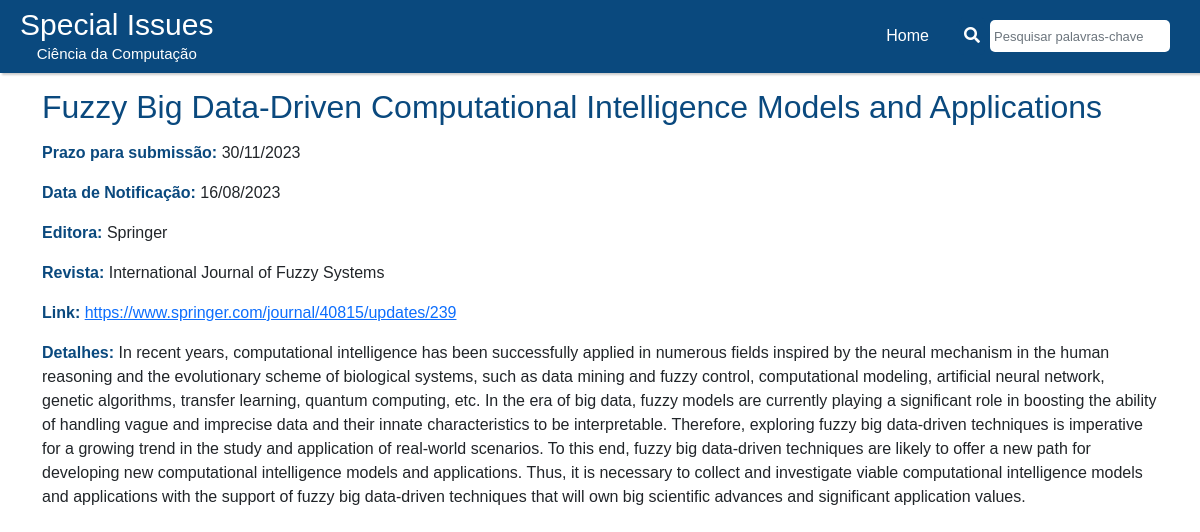
Screenshot of /detalhes/6 with the database file from the repository.
### website/adm/models.py (models this page shows)
class SPI(db.Model):
    id = db.Column(db.Integer, primary_key=True)
    editora = db.Column(db.String, unique=False, nullable=False)
    revista = db.Column(db.String, unique=False, nullable=False)
    titulo = db.Column(db.String, unique=False, nullable=False)
    link = db.Column(db.String, unique=True, nullable=False)
    prazo = db.Column(db.Date, unique=False, nullable=False)
    datanot = db.Column(db.Date, unique=False, nullable=False)
    detalhes = db.Column(db.String, unique=False, nullable=False)

### website/users/users_rotas.py (the view)
@app.route('/detalhes/<int:id>', methods=['GET'])
def users_detalhes(id):
    spi = SPI.query.get(id)
    if spi:
        return render_template('users/users_detalhes.html', spi=spi, title='Detalhes da Special Issue')
    else:
        flash('Special Issue não encontrado', 'danger')
        return redirect(url_for('user.home'))

### website/templates/users/users_detalhes.html (shortened to what this page needs)
{% extends 'layout.html' %}
{% block content %}
{% include 'users/users_navbar.html' %}
<div class="container">
    <h1>{{ spi.titulo }}</h1>
    <p><b>Prazo para submissão:</b> {{ spi.prazo.strftime('%d/%m/%Y') }}</p>
    <p><b>Data de Notificação:</b> {{ spi.datanot.strftime('%d/%m/%Y') }}</p>
    <p><b>Editora:</b> {{ spi.editora }}</p>
    <p><b>Revista:</b> {{ spi.revista }}</p>
    <p><b>Link:</b> <a href="{{ spi.link }}" target="_blank">{{ spi.link }}</a></p>
    <p><b>Detalhes:</b> {{ spi.detalhes|safe }}</p>
</div>
{% endblock content %}

### website/templates/users/users_navbar.html (style rules this page uses)
body { margin: 0; padding: 0; font-family: Arial, sans-serif; background-color: white; }

### website/templates/users/users_detalhes.html (style rules this page uses)
.container h1 { font-size: xx-large; margin-top: 15px; color: #0a497e; margin-bottom: 15px; }
.container b { color: #0a497e; }

### rows the page displays
SPI: titulo "Fuzzy Big Data-Driven Computational Intelligence Models and Applications", prazo "30/11/2023", datanot "16/08/2023", editora "Springer", revista "International Journal of Fuzzy Systems", link "https://www.springer.com/journal/40815/updates/239", detalhes "In recent years, computational intelligence has been successfully applied in numerous fields inspired by the neural mechanism in the human reasoning and the evolutionary scheme of biological systems, such as data mining and fuzzy control, computational modeling, artificial neural network, genetic algorithms, transfer learning, quantum computing, etc. In the era of big data, fuzzy models are currently playing a significant role in boosting the ability of handling vague and imprecise data and their innate characteristics to be interpretable. Therefore, exploring fuzzy big data-driven techniques is imperative for a growing trend in the study and application of real-world scenarios. To this…"
